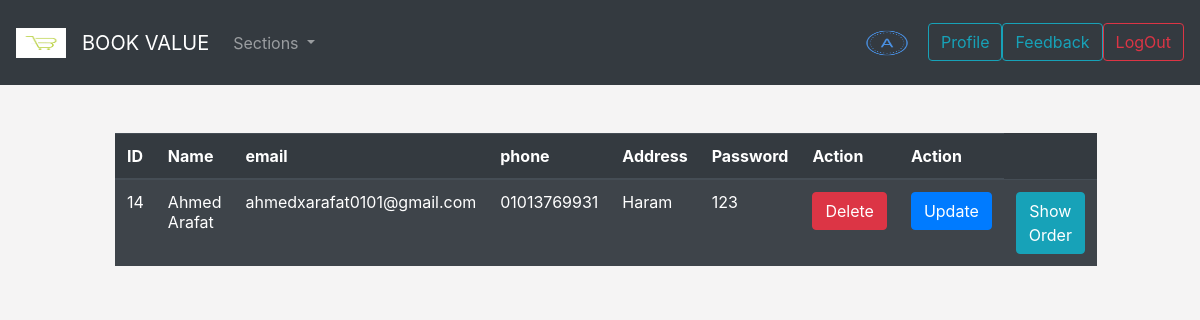
Screenshot of /customers/profile.php (signed in) with the database file from the repository.
### tables this page shows
CREATE TABLE `customers` (
  `ID` int(11) NOT NULL,
  `name` varchar(255) NOT NULL,
  `email` varchar(255) NOT NULL,
  `phone` varchar(50) NOT NULL,
  `address` varchar(255) NOT NULL,
  `password` varchar(255) NOT NULL
);

### customers/profile.php (the view, shortened to what this page needs)
<?php
include "../shared UI/nav.php";
include "../general/config.php";
?>
<!DOCTYPE html>
<html lang="en">
<head>
</head>
<body style="background-color: #f5f4f4;">
    <div class="container col-10 text-center my-5 ">
        <table class=" table table-dark table-striped">
            <thead>
                <tr>
                    <th scope="col">ID</th>
                    <th scope="col">Name</th>
                    <th scope="col">email</th>
                    <th scope="col">phone</th>
                    <th scope="col">Address</th>
                    <th scope="col">Password</th>
                    <th scope="col">Action</th>
                    <th scope="col">Action</th>
                </tr>
            </thead>
                <?php
                $custID = $_SESSION['custID'];
                $CustomerQuery = "SELECT * FROM `customers` WHERE ID = $custID";
                $ExecuteQuery1 = mysqli_query($conn, $CustomerQuery);
                foreach ($ExecuteQuery1 as $data) { ?>
                <tbody>
                    <tr>
                        <td> <?php echo $data['ID'] ?> </td>
                        <td> <?php echo $data['name'] ?> </td>
                        <td> <?php echo $data['email'] ?> </td>
                        <td> <?php echo $data['phone'] ?></td>
                        <td> <?php echo $data['address'] ?></td>
                        <td> <?php echo $data['password'] ?></td>
                        <td> <a href="/ecommerce/customers/profile.php?Delete=<?php echo $data['ID']; ?>" class="btn btn-danger" onclick="return confirm('are you sure?')"> Delete </a></td>
                        <td><a href="addcustomer.php?edit=<?php echo $data['ID'] ?>" class="btn btn-primary"> Update</a></td>
                        <td><a href="/ecommerce/customers/showOrder.php" class="btn btn-info"> Show  Order</a></td>
                    </tr>
                </tbody>
                <?php } ?>
        </table>
    </div>
</body>
</html>

### rows the page displays
customers: ID "14", name "Ahmed Arafat", email "ahmedxarafat0101@gmail.com", phone "01013769931", address "Haram", password "123"
